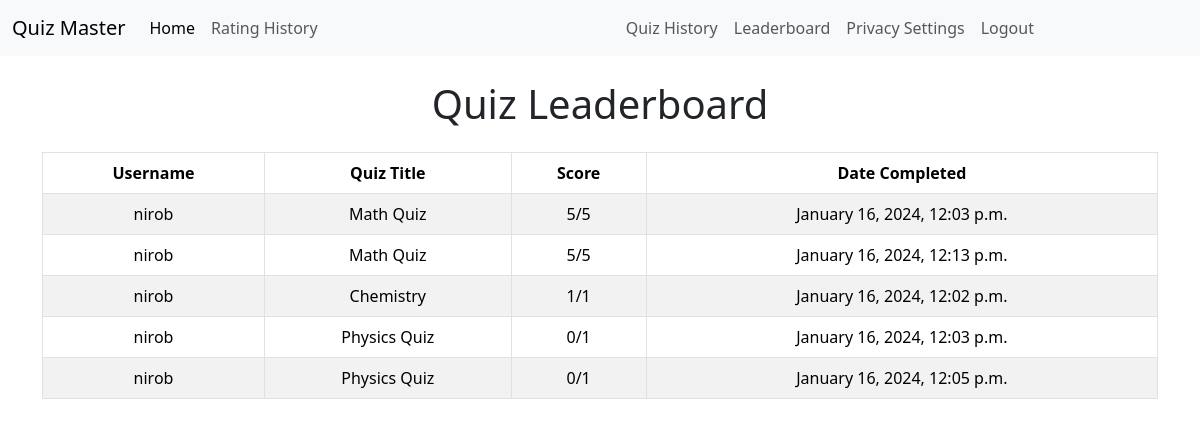
Before: /leaderboard/ (signed in) with the older database file.
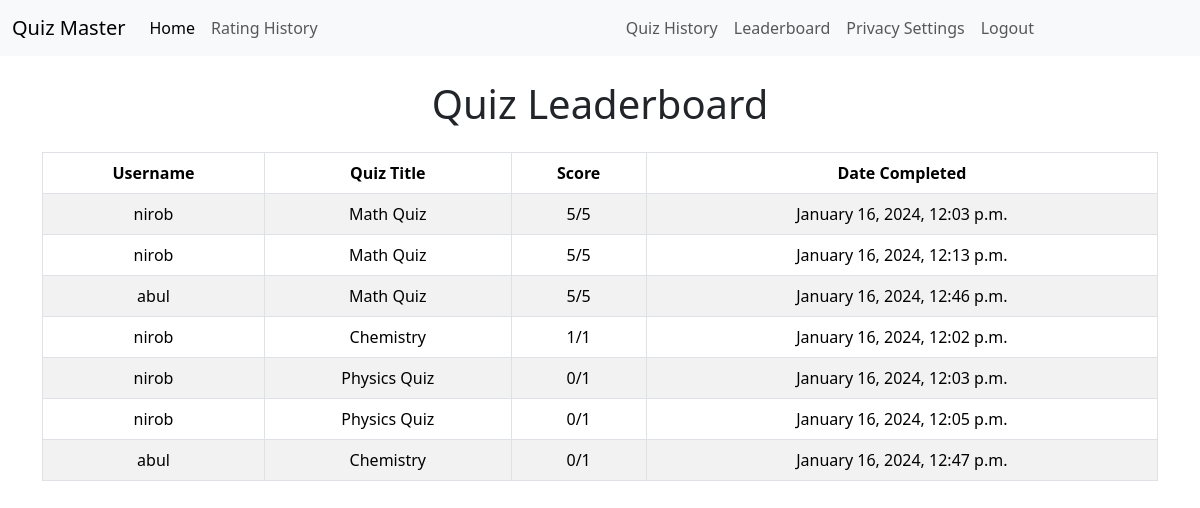
After: the same page with the newer database file.
### quizzes/models.py (models this page shows, shortened)
class UserQuizHistory(models.Model):
    user = models.ForeignKey(User, on_delete=models.CASCADE)
    quiz = models.ForeignKey(Quiz, on_delete=models.CASCADE)
    score = models.IntegerField()
    totalMarks = models.IntegerField(default=0)
    completed_at = models.DateTimeField(auto_now_add=True)

class Quiz(models.Model):
    title = models.CharField(max_length=255)
    description = models.TextField()
    category = models.ForeignKey(Category, on_delete=models.CASCADE)
    has_time_limit = models.BooleanField(default=False)

### core/views.py (the view)
# urls.py: path('leaderboard/', leaderboard, name='leaderboard'),
@login_required
def leaderboard(request):
    top_scores = UserQuizHistory.objects.order_by('-score')[:10]
    context = {
        'top_scores': top_scores,
    }
    return render(request, 'leaderboard.html', context)

### core/templates/leaderboard.html
{% extends 'base.html' %}
{% block content %}
<div class="container mt-4">
    {% if top_scores %}
        <h1 class="text-center mb-4">Quiz Leaderboard</h1>
        <table class="table table-striped table-bordered text-center">
            <thead class="thead-dark">
                <tr>
                    <th scope="col">Username</th>
                    <th scope="col">Quiz Title</th>
                    <th scope="col">Score</th>
                    <th scope="col">Date Completed</th>
                </tr>
            </thead>
            <tbody>
                {% for score in top_scores %}
                <tr>
                    <td>{{ score.user.username }}</td>
                    <td>{{ score.quiz.title }}</td>
                    <td>{{ score.score }}/{{ score.totalMarks }}</td>
                    <td>{{ score.completed_at|date:"F j, Y, g:i a" }}</td>
                </tr>
                {% endfor %}
            </tbody>
        </table>
    {% else %}
        <div style="height: 500px;" class="d-flex justify-content-center align-items-center">
            <p>No scores available.</p>
        </div>
    {% endif %}
</div>
{% endblock %}

### core/templates/base.html (shortened to what this page needs)
<!doctype html>
<html lang="en">
<head>
    <link href="https://cdn.jsdelivr.net/npm/bootstrap@5.3.2/dist/css/bootstrap.min.css" rel="stylesheet"
>
    {% load static %}
</head>
<body>
    {% include 'navbar.html' %}
    {% block content %}
    {% endblock %}
</body>
</html>

### core/templates/navbar.html (shortened to what this page needs)
<nav class="navbar navbar-expand-lg bg-body-tertiary">
    <div class="container-fluid">
        <a class="navbar-brand" href="{% url 'home' %}">Quiz Master</a>
        <div class="collapse navbar-collapse" id="navbarSupportedContent">
            <ul class="navbar-nav me-auto mb-2 mb-lg-0">
                <li class="nav-item">
                    <a class="nav-link active" aria-current="page" href="{% url 'home' %}">Home</a>
                </li>
                <li class="nav-item">
                    <a class="nav-link" href="{% url 'rating_history' %}">Rating History</a>
                </li>
            </ul>
        </div>
        <div class="collapse navbar-collapse" id="navbarSupportedContent">
            <ul class="navbar-nav me-auto mb-2 mb-lg-0">
                {% if user.is_authenticated and not user.is_staff %}
                <div class="nav-item">
                    <a class="nav-link" href="{% url 'quiz_history' user.username %}">Quiz History</a>
                </div>
                {% endif %}
                {% if user.is_authenticated %}
                <div class="nav-item">
                    <a class="nav-link" href="{% url 'leaderboard' %}">Leaderboard</a>
                </div>
                <li class="nav-item">
                    <a class="nav-link" href="{% url 'privacy_settings' %}">Privacy Settings</a>
                </li>
                <li class="nav-item">
                    <a class="nav-link" href="{% url 'logout' %}">Logout</a>
                </li>
                {% endif %}
            </ul>
        </div>
    </div>
</nav>

Changed rows visible on the page:
added UserQuizHistory: user.username "abul", quiz "Math Quiz", score "5", totalMarks "5", completed_at "January 16, 2024, 12:46 p.m."
added UserQuizHistory: user.username "abul", quiz "Chemistry", score "0", totalMarks "1", completed_at "January 16, 2024, 12:47 p.m."
